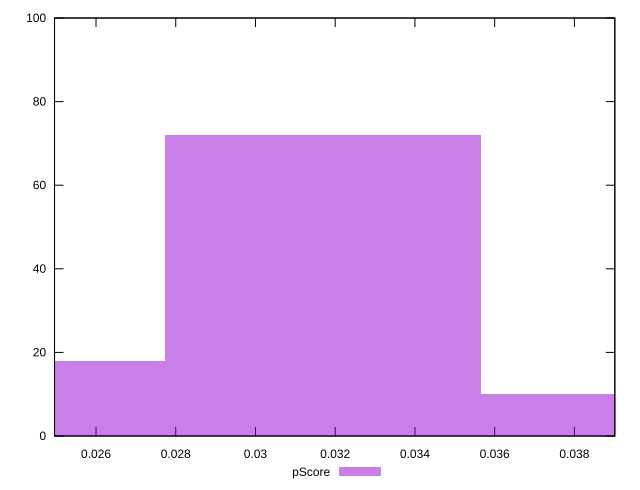

Reproduce this figure in gnuplot.
reset

$pScore <<EOF
0.0396320090910307 10
0.03170560727282456 72
0.023779205454618417 18
EOF

set key outside below
set boxwidth 0.00792640181820614
set xrange [0.02495952143241903:0.03901409337260253]
set yrange [0:100]
set trange [0:100]
set style fill transparent solid 0.5 noborder
set terminal svg size 640, 490 enhanced background rgb 'white'
set output "report_00018_2021-02-10T15-25-16.877Z/largest-contentful-paint/samples/pages+cached+noadtech/pScore/histogram.svg"

plot $pScore title "pScore" with boxes

reset
